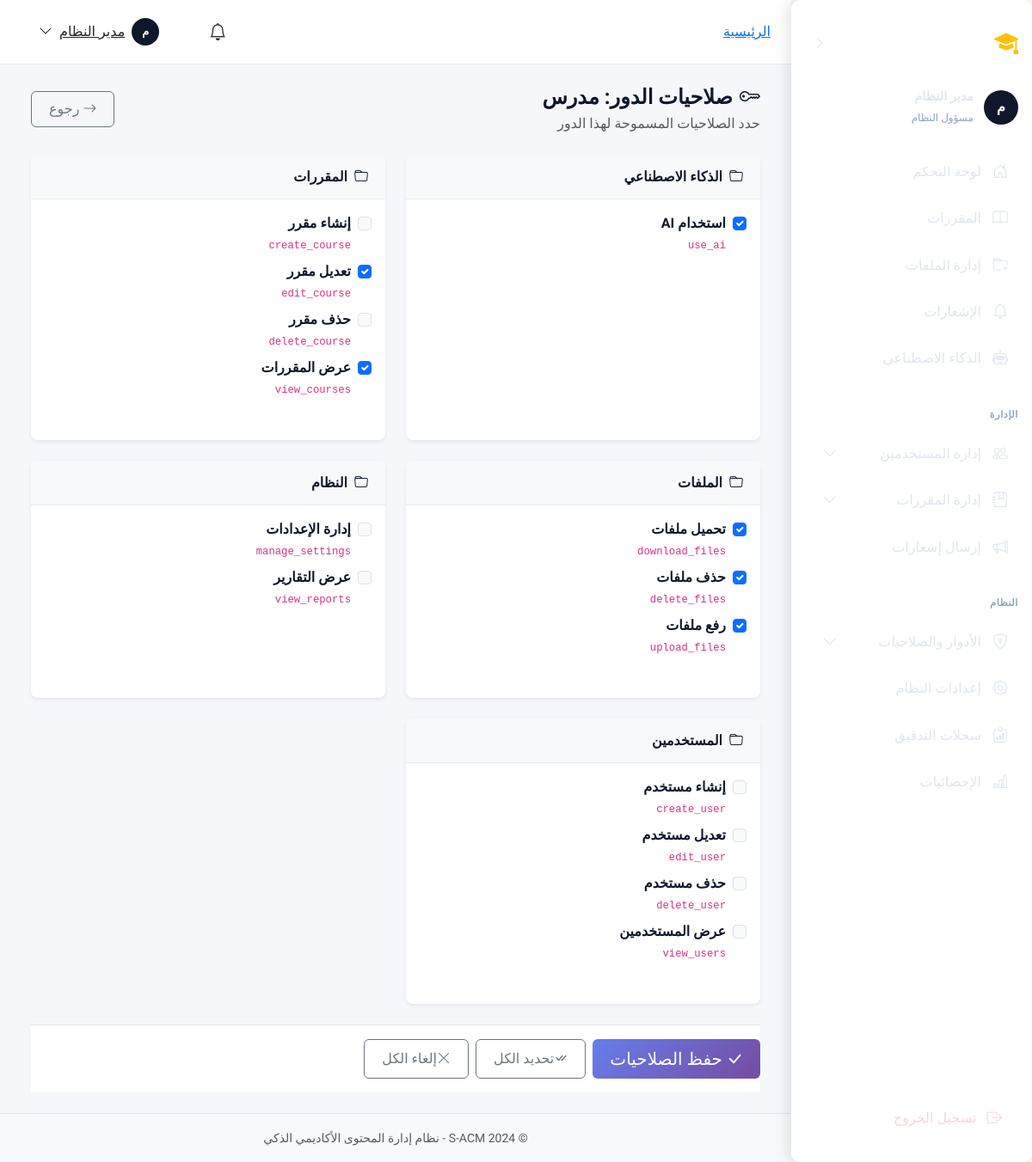
/accounts/admin/roles/2/permissions/ (signed in), run on the app's committed database.
### apps/accounts/models.py (models this page shows, shortened)
class User(AbstractBaseUser, PermissionsMixin):
    ACCOUNT_STATUS_CHOICES = [
        ('inactive', 'غير مفعّل'),
        ('active', 'مفعّل'),
        ('suspended', 'موقوف'),
    ]
    academic_id = models.CharField(
        max_length=50,
        unique=True,
        verbose_name='الرقم الأكاديمي/الوظيفي',
        help_text='الرقم الأكاديمي للطالب أو الرقم الوظيفي للموظف'
    )
    id_card_number = models.CharField(
        max_length=50,
        unique=True,
        verbose_name='رقم البطاقة الشخصية',
        help_text='يستخدم للتحقق من الهوية عند التفعيل'
    )
    full_name = models.CharField(
        max_length=150,
        verbose_name='الاسم الكامل'
    )
    email = models.EmailField(
        unique=True,
        blank=True,
        null=True,
        verbose_name='البريد الإلكتروني',
        help_text='يتم تعيينه عند التفعيل'
    )
    account_status = models.CharField(
        max_length=20,
        choices=ACCOUNT_STATUS_CHOICES,
        default='inactive',
        verbose_name='حالة الحساب'
    )
    role = models.ForeignKey(
        Role,
        on_delete=models.PROTECT,
        related_name='users',
        verbose_name='الدور',
        null=True,
        blank=True
    )
    major = models.ForeignKey(
        Major,
        on_delete=models.SET_NULL,
        related_name='students',
        verbose_name='التخصص',
        null=True,
        blank=True,
        help_text='للطلاب فقط'
    )
    level = models.ForeignKey(
        Level,
        on_delete=models.SET_NULL,
        related_name='students',
        verbose_name='المستوى',
        null=True,
        blank=True,
        help_text='للطلاب فقط'
    )
    is_staff = models.BooleanField(default=False, verbose_name='موظف')
    is_active = models.BooleanField(default=True, verbose_name='نشط')
    date_joined = models.DateTimeField(default=timezone.now, verbose_name='تاريخ الانضمام')
    last_login = models.DateTimeField(null=True, blank=True, verbose_name='آخر تسجيل دخول')
    profile_picture = models.ImageField(
        upload_to='profiles/',
        blank=True,
        null=True,
        verbose_name='صورة الملف الشخصي'
    )
    phone_number = models.CharField(
        max_length=20,
        blank=True,
        null=True,
        verbose_name='رقم الهاتف'
    )
    objects = UserManager()
    USERNAME_FIELD = 'academic_id'
    REQUIRED_FIELDS = ['full_name', 'id_card_number']
    class Meta:
        db_table = 'users'
        verbose_name = 'مستخدم'
        verbose_name_plural = 'المستخدمون'
        indexes = [
            models.Index(fields=['academic_id']),
            models.Index(fields=['email']),
            models.Index(fields=['account_status']),
        ]
    def is_admin(self):
        return self.role and self.role.code == Role.ADMIN
    def is_instructor(self):
        return self.role and self.role.code == Role.INSTRUCTOR
    def is_student(self):
        return self.role and self.role.code == Role.STUDENT

class Role(models.Model):
    ADMIN = 'admin'
    INSTRUCTOR = 'instructor'
    STUDENT = 'student'
    code = models.CharField(
        max_length=50,
        unique=True,
        verbose_name='كود الدور',
        help_text='معرف فريد للدور (بالإنجليزية، مثل: admin, instructor)'
    )
    display_name = models.CharField(
        max_length=100,
        verbose_name='اسم العرض',
        help_text='الاسم الذي يظهر للمستخدم'
    )
    description = models.TextField(
        blank=True,
        null=True,
        verbose_name='وصف الدور'
    )
    is_system = models.BooleanField(
        default=False,
        verbose_name='دور نظام',
        help_text='الأدوار الافتراضية التي لا يمكن حذفها'
    )
    is_active = models.BooleanField(
        default=True,
        verbose_name='نشط'
    )
    created_at = models.DateTimeField(auto_now_add=True, verbose_name='تاريخ الإنشاء')
    updated_at = models.DateTimeField(auto_now=True, verbose_name='تاريخ التحديث')
    class Meta:
        db_table = 'roles'
        verbose_name = 'دور'
        verbose_name_plural = 'الأدوار'
        ordering = ['-is_system', 'display_name']

class Permission(models.Model):
    CATEGORY_CHOICES = [
        ('courses', 'المقررات'),
        ('files', 'الملفات'),
        ('users', 'المستخدمين'),
        ('notifications', 'الإشعارات'),
        ('ai', 'الذكاء الاصطناعي'),
        ('system', 'النظام'),
    ]
    code = models.CharField(
        max_length=100,
        unique=True,
        verbose_name='كود الصلاحية',
        help_text='معرف فريد (مثل: manage_files, view_courses)'
    )
    display_name = models.CharField(
        max_length=150,
        verbose_name='اسم العرض',
        help_text='الاسم الذي يظهر في لوحة التحكم'
    )
    description = models.TextField(
        blank=True,
        null=True,
        verbose_name='وصف الصلاحية'
    )
    category = models.CharField(
        max_length=50,
        choices=CATEGORY_CHOICES,
        default='system',
        verbose_name='التصنيف'
    )
    is_active = models.BooleanField(
        default=True,
        verbose_name='نشطة'
    )
    created_at = models.DateTimeField(auto_now_add=True, verbose_name='تاريخ الإنشاء')
    class Meta:
        db_table = 'permissions'
        verbose_name = 'صلاحية'
        verbose_name_plural = 'الصلاحيات'
        ordering = ['category', 'display_name']

### apps/accounts/views/admin.py (the view, shortened to what this page needs)
# urls.py: path('admin/roles/<int:pk>/permissions/', views.RolePermissionsView.as_view(), name='admin_role_permissions'),
class RolePermissionsView(LoginRequiredMixin, AdminRequiredMixin, View):
    template_name = 'admin_panel/roles/permissions.html'
    def get(self, request, pk):
        role = get_object_or_404(Role, pk=pk)
        from ..models import Permission, RolePermission
        all_permissions = Permission.objects.filter(is_active=True).order_by('category', 'display_name')
        assigned_perm_ids = set(
            RolePermission.objects.filter(role=role).values_list('permission_id', flat=True)
        )
        permissions_by_category = {}
        for perm in all_permissions:
            cat = perm.get_category_display()
            if cat not in permissions_by_category:
                permissions_by_category[cat] = []
            permissions_by_category[cat].append({
                'permission': perm,
                'is_assigned': perm.id in assigned_perm_ids
            })
        return render(request, self.template_name, {
            'role': role,
            'permissions_by_category': permissions_by_category,
        })

### templates/admin_panel/roles/permissions.html (shortened to what this page needs)
{% extends 'layouts/dashboard_base.html' %}
{% block dashboard_content %}
<div class="container-fluid">
    <div class="d-flex justify-content-between align-items-center mb-4">
        <div>
            <h4 class="mb-1">
                <i class="bi bi-key me-2"></i>صلاحيات الدور: {{ role.display_name }}
            </h4>
            <p class="text-muted mb-0">حدد الصلاحيات المسموحة لهذا الدور</p>
        </div>
        <a href="{% url 'accounts:admin_roles' %}" class="btn btn-outline-secondary">
            <i class="bi bi-arrow-right me-1"></i>رجوع
        </a>
    </div>
    <form method="post">
        <div class="row">
            {% for category, perms in permissions_by_category.items %}
            <div class="col-lg-6 mb-4">
                <div class="card border-0 shadow-sm h-100">
                    <div class="card-header bg-light">
                        <h6 class="mb-0">
                            <i class="bi bi-folder me-2"></i>{{ category }}
                        </h6>
                    </div>
                    <div class="card-body">
                        {% for item in perms %}
                        <div class="form-check mb-2">
                            <input class="form-check-input" type="checkbox" name="permissions"
                                value="{{ item.permission.id }}" id="perm_{{ item.permission.id }}" {% if item.is_assigned %}checked{% endif %}>
                            <label class="form-check-label" for="perm_{{ item.permission.id }}">
                                <strong>{{ item.permission.display_name }}</strong>
                                <br>
                                <small class="text-muted">
                                    <code>{{ item.permission.code }}</code>
                                </small>
                            </label>
                        </div>
                        {% endfor %}
                    </div>
                </div>
            </div>
            {% endfor %}
        </div>
        <div class="sticky-bottom bg-white py-3 border-top">
            <div class="d-flex gap-2">
                <button type="submit" class="btn btn-primary btn-lg">
                    <i class="bi bi-check-lg me-1"></i>حفظ الصلاحيات
                </button>
                <button type="button" class="btn btn-outline-secondary" onclick="selectAll()">
                    <i class="bi bi-check-all"></i>تحديد الكل
                </button>
                <button type="button" class="btn btn-outline-secondary" onclick="deselectAll()">
                    <i class="bi bi-x-lg"></i>إلغاء الكل
                </button>
            </div>
        </div>
    </form>
</div>
{% endblock %}

### templates/layouts/dashboard_base.html (shortened to what this page needs)
{% extends 'base.html' %}
{% load static %}
{% load permissions %}
{% block extra_css %}
<link href="{% static 'css/sidebar.css' %}" rel="stylesheet">
<link href="{% static 'css/dashboard.css' %}" rel="stylesheet">
{% endblock %}
{% block body_class %}dashboard-page{% endblock %}
{% block content %}
<div class="dashboard-layout">
    {% include 'components/sidebar.html' %}
    <div class="dashboard-content">
        <header class="dashboard-navbar">
            {% block breadcrumb %}
            <nav aria-label="breadcrumb" class="d-none d-md-block">
                <ol class="breadcrumb mb-0">
                    <li class="breadcrumb-item"><a href="{% url 'core:dashboard' %}">الرئيسية</a></li>
                </ol>
            </nav>
            {% endblock %}
            <div class="d-flex align-items-center gap-3 ms-auto">
                <div class="dropdown">
                    <a class="btn btn-link position-relative text-dark" href="#" data-bs-toggle="dropdown">
                        <i class="bi bi-bell fs-5"></i>
                    </a>
                </div>
                <div class="dropdown">
                    <a class="btn btn-link text-dark d-flex align-items-center gap-2" href="#"
                        data-bs-toggle="dropdown">
                        <div class="avatar-circle bg-primary text-white"
                            style="width: 32px; height: 32px; font-size: 0.8rem;">
                            {{ request.user.full_name|slice:":1"|upper }}
                        </div>
                        <span class="d-none d-lg-inline">{{ request.user.full_name|truncatechars:15 }}</span>
                        <i class="bi bi-chevron-down"></i>
                    </a>
                </div>
            </div>
        </header>
        <main class="flex-grow-1 p-4" id="main-content">
            {% block dashboard_content %}{% endblock %}
        </main>
        <footer class="dashboard-footer text-center py-3 border-top bg-light">
            <small class="text-muted">© 2024 S-ACM - نظام إدارة المحتوى الأكاديمي الذكي</small>
        </footer>
    </div>
</div>
{% endblock %}

### templates/components/sidebar.html (shortened to what this page needs)
{% load permissions %}
<aside class="sidebar d-none d-md-flex" id="desktopSidebar" data-collapsed="false">
    <div class="sidebar-header">
        <a href="{% url 'core:home' %}" class="sidebar-brand">
            <i class="bi bi-mortarboard-fill brand-icon"></i>
            <span class="brand-text">S-ACM</span>
        </a>
        <button type="button" class="btn btn-link sidebar-toggle" id="sidebarToggle" aria-label="طي القائمة">
            <i class="bi bi-chevron-right toggle-icon"></i>
        </button>
    </div>
    <div class="sidebar-user">
        <div class="avatar-circle bg-primary text-white">
            {{ request.user.full_name|slice:":1"|upper }}
        </div>
        <div class="user-info">
            <div class="user-name">{{ request.user.full_name|truncatechars:20 }}</div>
            <small class="user-role">{{ user_role|default:"مستخدم" }}</small>
        </div>
    </div>
    <nav class="sidebar-nav flex-grow-1">
        {% include 'components/_sidebar_menu.html' with collapsed=False %}
    </nav>
    <div class="sidebar-footer">
        <a href="{% url 'accounts:logout' %}" class="sidebar-link logout-link">
            <i class="bi bi-box-arrow-right"></i>
            <span class="link-text">تسجيل الخروج</span>
        </a>
    </div>
</aside>

### data on the page
User: user.full_name "م", user.full_name "مدير النظام"
Role: display_name "مسؤول النظام"
Role: display_name "مدرس"
Permission: permission.display_name "استخدام AI", permission.code "use_ai"
Permission: permission.display_name "إنشاء مقرر", permission.code "create_course"
Permission: permission.display_name "تعديل مقرر", permission.code "edit_course"
Permission: permission.display_name "حذف مقرر", permission.code "delete_course"
Permission: permission.display_name "عرض المقررات", permission.code "view_courses"
Permission: permission.display_name "تحميل ملفات", permission.code "download_files"
Permission: permission.display_name "حذف ملفات", permission.code "delete_files"
Permission: permission.display_name "رفع ملفات", permission.code "upload_files"
Permission: permission.display_name "إدارة الإعدادات", permission.code "manage_settings"
Permission: permission.display_name "عرض التقارير", permission.code "view_reports"
Permission: permission.display_name "إنشاء مستخدم", permission.code "create_user"
Permission: permission.display_name "تعديل مستخدم", permission.code "edit_user"
Permission: permission.display_name "حذف مستخدم", permission.code "delete_user"
Permission: permission.display_name "عرض المستخدمين", permission.code "view_users"

### other printed values
{{ item.label|default:item.title }} "لوحة التحكم" "المقررات" "إدارة الملفات" "الإشعارات" "الذكاء الاصطناعي" "إرسال إشعارات" "إعدادات النظام" "سجلات التدقيق" "الإحصائيات"
{{ item.label|default:item.title|slice:"4:-4" }} "الإدارة" "النظام"
{{ item.label|default:item.title }} "إدارة المستخدمين" "إدارة المقررات" "الأدوار والصلاحيات"
{{ category }} "الذكاء الاصطناعي" "المقررات" "الملفات" "النظام" "المستخدمين"
